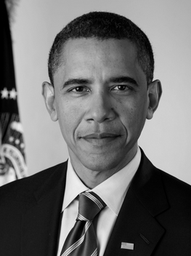
#> input picture obama.png, 191 x 256 px, shrunk from 263 x 352 before the run
$ python sharpen.py obama.png
#> lines starting #> are read from the running program, lines starting #| are printed output that depends on the picture
### filter.py
import sys
from PIL import Image

def filter(img, f):
	copyImage = img.copy()
	originalMatrix = img.load() #makes a matrix from an image
	pixels = copyImage.load()
	width, height = img.size #width and height of image

	for i in range(width):
		for j in range(height):
			r = region3x3(img, i, j)
			pixels[i, j] = f(r)

	return copyImage

def region3x3(img, x, y):
	img.load()
	list = []

	# Broken into rows
	list.append(getpixel(img, x-1, y-1))
	list.append(getpixel(img, x, y-1))    #North, index is 1
	list.append(getpixel(img, x+1, y-1))

	list.append(getpixel(img, x-1, y))  #West index is 3
	list.append(getpixel(img, x, y))    #Center index is 4
	list.append(getpixel(img, x+1, y))  #East index is 5

	list.append(getpixel(img, x-1, y+1))
	list.append(getpixel(img, x, y+1))  #South index is 7
	list.append(getpixel(img, x+1, y+1))

	return list

def getpixel(img, x, y):
	width, height = img.size
	if (x < 0):
		x = 0
	if (x >= width):
		x = width - 1
	if (y >= height):
		y = height - 1
	if (y < 0):
		y = 0
	matrix = img.load()
	return matrix[x, y]

def open(argv):
	if len(argv)<=1:
		print "missing image filename"
		sys.exit(1)
	img = Image.open(argv[1])
#> img is the input picture: PIL image 191x256 RGB; min 0, max 244, mean 111.5
	img = img.convert("L") # make greyscale if not already (luminance)
#> img: PIL image 191x256 L
	return img

### sharpen.py
from filter import *
# define function laplace here ...

def laplace(data):
	north = data[1]
	east = data[5]
	south = data[7]
	west = data[3]
	middle = data[4]

	return north + east + south + west - 4*middle

def minus(A, B):
	aCopy = A.copy()
	Apixels = aCopy.load()
	Bpixels = B.load()
	width, height = A.size #width and height of image

	for i in range(width):
		for j in range(height):
			Apixels[i, j] -= Bpixels[i, j]
	return aCopy

img = open(sys.argv)
img.show()
edges = filter(img, laplace)
#> the loop in filter, `for i in range(width):` made 191 passes
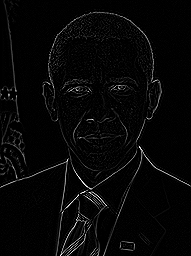
#> edges: PIL image 191x256 L; min 0, max 255, mean 7
minusImage = minus(img, edges)
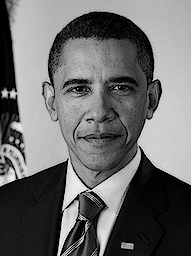
#> minusImage: PIL image 191x256 L; min 0, max 244, mean 107
minusImage.show()
